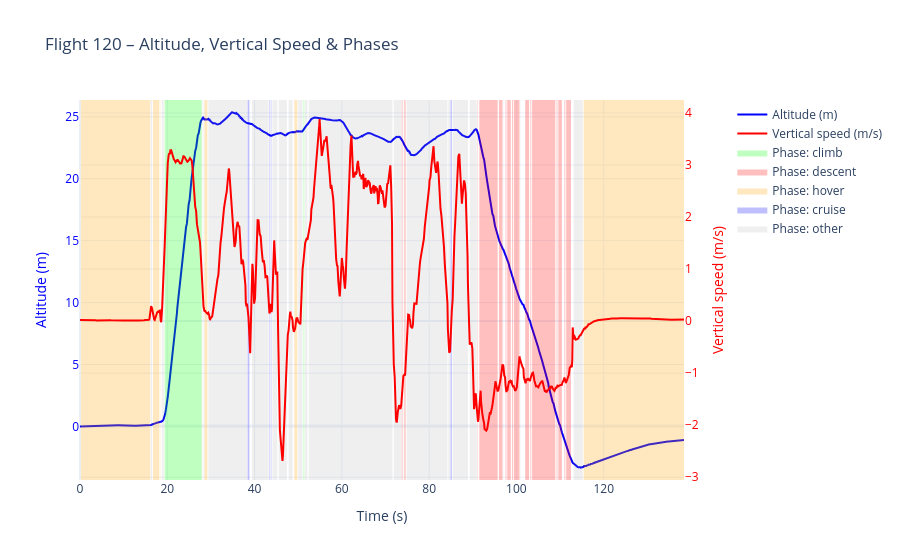

This figure's notebook cell:
### Markdown cell above
### Visualize different phase of flight with Line graph

### Code cell
# ------------------ Select one flight ------------------
flight_id = 120
d = df[df["flight"] == flight_id].copy()

# ------------------ Define colors for phases ------------------
phase_colors = {
    "climb":   "rgba(0,255,0,0.25)",      # light green
    "descent": "rgba(255,0,0,0.25)",      # light red
    "hover":   "rgba(255,165,0,0.25)",    # light orange
    "cruise":  "rgba(0,0,255,0.25)",      # light blue
    "other":   "rgba(150,150,150,0.15)"   # light gray
}

# ------------------ Build customdata for hover ------------------
# customdata[:, 0] = altitude
# customdata[:, 1] = vertical speed
# customdata[:, 2] = horizontal speed
# customdata[:, 3] = phase
customdata = np.stack((
    d["altitude_measured"],
    d["velocity_z"],
    d["horizontal_speed"],
    d["phase"]
), axis=-1)

# ------------------ Compute altitude range ------------------
y_min = d["altitude_measured"].min() - 1
y_max = d["altitude_measured"].max() + 1

fig = go.Figure()

# ------------------ 1) Add Altitude (left axis) ------------------
fig.add_trace(go.Scatter(
    x=d["time"],
    y=d["altitude_measured"],
    mode="lines",
    line=dict(width=2, color="blue"),
    name="Altitude (m)",
    customdata=customdata,
    hovertemplate=(
        "Time: %{x:.2f} s<br>"
        "Altitude: %{customdata[0]:.2f} m<br>"
        "Vertical speed: %{customdata[1]:.2f} m/s<br>"
        "Horizontal speed: %{customdata[2]:.2f} m/s<br>"
        "Phase: %{customdata[3]}<extra></extra>"
    )
))

# ------------------ 2) Add Vertical Speed (right axis) ------------------
fig.add_trace(go.Scatter(
    x=d["time"],
    y=d["velocity_z"],
    mode="lines",
    line=dict(width=2, color="red"),
    name="Vertical speed (m/s)",
    yaxis="y2",
    customdata=customdata,
    hovertemplate=(
        "Time: %{x:.2f} s<br>"
        "Altitude: %{customdata[0]:.2f} m<br>"
        "Vertical speed: %{customdata[1]:.2f} m/s<br>"
        "Horizontal speed: %{customdata[2]:.2f} m/s<br>"
        "Phase: %{customdata[3]}<extra></extra>"
    )
))

# ------------------ 3) Add Phase Bands as Filled Traces ------------------
for phase, color in phase_colors.items():
    df_phase = d[d["phase"] == phase]
    if df_phase.empty:
        continue

    x_band = []
    y_band = []
    prev_idx = None
    start_t = None

    for idx, row in df_phase.iterrows():
        t = row["time"]
        if (prev_idx is None) or (idx != prev_idx + 1):
            if start_t is not None:
                # close previous rectangle
                x_band += [start_t, end_t, end_t, start_t, start_t, None]
                y_band += [y_min, y_min, y_max, y_max, y_min, None]
            start_t = t
        end_t = t
        prev_idx = idx

    # close last segment
    if start_t is not None:
        x_band += [start_t, end_t, end_t, start_t, start_t, None]
        y_band += [y_min, y_min, y_max, y_max, y_min, None]

    fig.add_trace(go.Scatter(
        x=x_band,
        y=y_band,
        mode="lines",
        fill="toself",
        fillcolor=color,
        line=dict(width=0),
        name=f"Phase: {phase}",
        hoverinfo="skip",  # don't show tooltip for background
        showlegend=True
    ))

# ------------------ 4) Layout ------------------
fig.update_layout(
    title=f"Flight {flight_id} – Altitude, Vertical Speed & Phases",
    xaxis=dict(title="Time (s)"),

    # Left Y-axis
    yaxis=dict(
        title=dict(text="Altitude (m)", font=dict(color="blue")),
        tickfont=dict(color="blue"),
        range=[y_min, y_max]
    ),

    # Right Y-axis
    yaxis2=dict(
        title=dict(text="Vertical speed (m/s)", font=dict(color="red")),
        tickfont=dict(color="red"),
        overlaying="y",
        side="right"
    ),

    template="plotly_white",
    legend=dict(x=1, y=1)
)
fig.update_layout(
    legend=dict(
        x=1.08,
        y=1,
        bgcolor="rgba(255,255,255,0.7)"
    ),
    margin=dict(r=120)
)


fig.show()

### Figure 1 — Plotly figure (JSON) as saved in the notebook; plotly's stock layout.template omitted (floating-point values rounded to 4 significant figures; data arrays with more than 128 entries replaced by an {"elided": "..."} marker saying what was removed)
{"data": [{"customdata": {"elided": "921x4 mixed values"}, "hovertemplate": "Time: %{x:.2f} s<br>Altitude: %{customdata[0]:.2f} m<br>Vertical speed: %{customdata[1]:.2f} m/s<br>Horizontal speed: %{customdata[2]:.2f} m/s<br>Phase: %{customdata[3]}<extra></extra>", "line": {"color": "blue", "width": 2}, "mode": "lines", "name": "Altitude (m)", "type": "scatter", "x": {"elided": "921 float values"}, "y": {"elided": "921 float values"}}, {"customdata": {"elided": "921x4 mixed values"}, "hovertemplate": "Time: %{x:.2f} s<br>Altitude: %{customdata[0]:.2f} m<br>Vertical speed: %{customdata[1]:.2f} m/s<br>Horizontal speed: %{customdata[2]:.2f} m/s<br>Phase: %{customdata[3]}<extra></extra>", "line": {"color": "red", "width": 2}, "mode": "lines", "name": "Vertical speed (m/s)", "type": "scatter", "x": {"elided": "921 float values"}, "y": {"elided": "921 float values"}, "yaxis": "y2"}, {"fill": "toself", "fillcolor": "rgba(0,255,0,0.25)", "hoverinfo": "skip", "line": {"width": 0}, "mode": "lines", "name": "Phase: climb", "showlegend": true, "type": "scatter", "x": [19.4, 27.9, 27.9, 19.4, 19.4, null, 51.2, 51.4, 51.4, 51.2, 51.2, null, 52.3, 52.3, 52.3, 52.3, 52.3, null], "y": [-4.32, -4.32, 26.36, 26.36, -4.32, null, -4.32, -4.32, 26.36, 26.36, -4.32, null, -4.32, -4.32, 26.36, 26.36, -4.32, null]}, {"fill": "toself", "fillcolor": "rgba(255,0,0,0.25)", "hoverinfo": "skip", "line": {"width": 0}, "mode": "lines", "name": "Phase: descent", "showlegend": true, "type": "scatter", "x": {"elided": "132 float values"}, "y": {"elided": "132 float values"}}, {"fill": "toself", "fillcolor": "rgba(255,165,0,0.25)", "hoverinfo": "skip", "line": {"width": 0}, "mode": "lines", "name": "Phase: hover", "showlegend": true, "type": "scatter", "x": [0.2, 16.1, 16.1, 0.2, 0.2, null, 16.7, 18.2, 18.2, 16.7, 16.7, null, 18.5, 18.6, 18.6, 18.5, 18.5, null, 28.5, 29.21, 29.21, 28.5, 28.5, null, 48.8, 48.8, 48.8, 48.8, 48.8, null, 49.1, 49.81, 49.81, 49.1, 49.1, null, 112.9, 112.9, 112.9, 112.9, 112.9, null, 115.4, 138.4, 138.4, 115.4, 115.4, null], "y": [-4.32, -4.32, 26.36, 26.36, -4.32, null, -4.32, -4.32, 26.36, 26.36, -4.32, null, -4.32, -4.32, 26.36, 26.36, -4.32, null, -4.32, -4.32, 26.36, 26.36, -4.32, null, -4.32, -4.32, 26.36, 26.36, -4.32, null, -4.32, -4.32, 26.36, 26.36, -4.32, null, -4.32, -4.32, 26.36, 26.36, -4.32, null, -4.32, -4.32, 26.36, 26.36, -4.32, null]}, {"fill": "toself", "fillcolor": "rgba(0,0,255,0.25)", "hoverinfo": "skip", "line": {"width": 0}, "mode": "lines", "name": "Phase: cruise", "showlegend": true, "type": "scatter", "x": [38.4, 38.8, 38.8, 38.4, 38.4, null, 39.2, 39.2, 39.2, 39.2, 39.2, null, 43.41, 43.6, 43.6, 43.41, 43.41, null, 43.9, 44, 44, 43.9, 43.9, null, 45.4, 45.4, 45.4, 45.4, 45.4, null, 47.61, 47.61, 47.61, 47.61, 47.61, null, 71.7, 71.7, 71.7, 71.7, 71.7, null, 84.3, 84.3, 84.3, 84.3, 84.3, null, 84.9, 85.2, 85.2, 84.9, 84.9, null, 89.11, 89.11, 89.11, 89.11, 89.11, null], "y": [-4.32, -4.32, 26.36, 26.36, -4.32, null, -4.32, -4.32, 26.36, 26.36, -4.32, null, -4.32, -4.32, 26.36, 26.36, -4.32, null, -4.32, -4.32, 26.36, 26.36, -4.32, null, -4.32, -4.32, 26.36, 26.36, -4.32, null, -4.32, -4.32, 26.36, 26.36, -4.32, null, -4.32, -4.32, 26.36, 26.36, -4.32, null, -4.32, -4.32, 26.36, 26.36, -4.32, null, -4.32, -4.32, 26.36, 26.36, -4.32, null, -4.32, -4.32, 26.36, 26.36, -4.32, null]}, {"fill": "toself", "fillcolor": "rgba(150,150,150,0.15)", "hoverinfo": "skip", "line": {"width": 0}, "mode": "lines", "name": "Phase: other", "showlegend": true, "type": "scatter", "x": {"elided": "252 float values"}, "y": {"elided": "252 float values"}}], "layout": {"legend": {"bgcolor": "rgba(255,255,255,0.7)", "x": 1.08, "y": 1}, "margin": {"r": 120}, "title": {"text": "Flight 120 – Altitude, Vertical Speed & Phases"}, "xaxis": {"title": {"text": "Time (s)"}}, "yaxis": {"range": [-4.32, 26.36], "tickfont": {"color": "blue"}, "title": {"font": {"color": "blue"}, "text": "Altitude (m)"}}, "yaxis2": {"overlaying": "y", "side": "right", "tickfont": {"color": "red"}, "title": {"font": {"color": "red"}, "text": "Vertical speed (m/s)"}}}}
